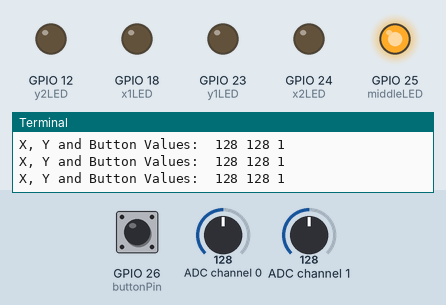
Recording of a program running on a simulated Raspberry Pi (BCM pin numbers). Parts: output pins drawn as LEDs (lit = HIGH), the last lines printed to the terminal. Inputs (shaded band) come from the test bench; at power-on: ADC channel 0 = 128, ADC channel 1 = 128, GPIO 26 (buttonPin) HIGH (analog values on the 0–255 scale).

Above: at 1.2 s.
1.3 s: ADC channel 0 set to 27
2.8 s: ADC channel 0 set to 23
At 3.7 s:
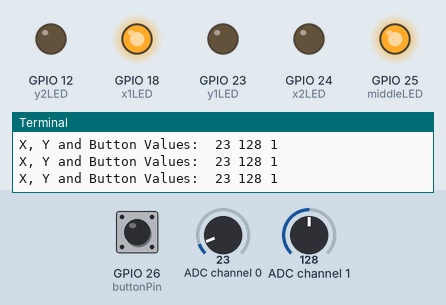
4.3 s: ADC channel 1 set to 27
5.8 s: ADC channel 1 set to 22
At 6.1 s:
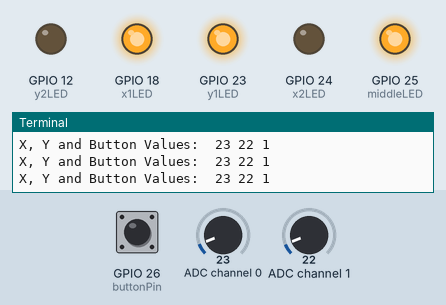
7.3 s: GPIO 26 (buttonPin) pulled LOW for 0.15 s
At 8.1 s:
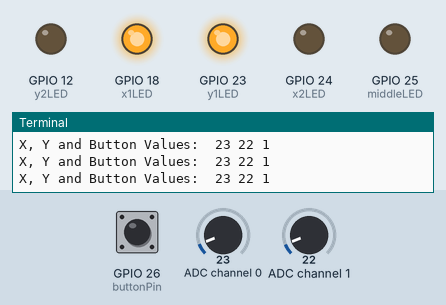
8.9 s: ADC channel 0 set to 28
At 9.8 s:
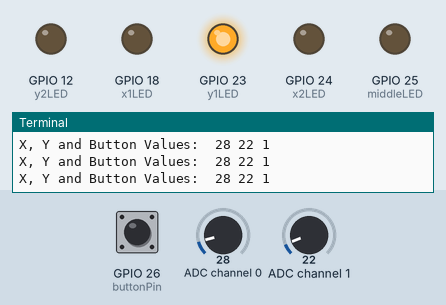
Timing chart, 0 to 11.4 s (numbered marks = the images above; inputs shaded):
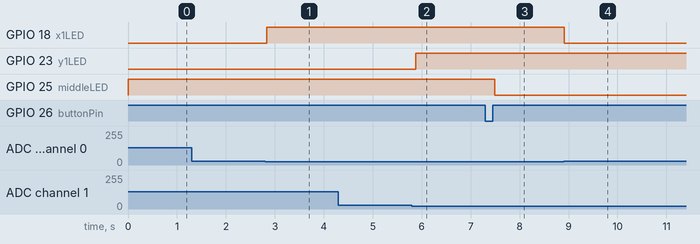

The program:

Joystick_LED_Lights.py
```python
# A program to use joystick to light some LEDs on a raspberry pi.  The LEDs
# are arranged in a cross pattern.  Moving the joystick will light the LED in
# that direction as shown below (y1, y2, x1 or x2LED)

#                      y1LED(yellow)
#
#        x1LED(blue)  middleLED(red)   x2LED(blue)
#
#                      y2LED(yellow)

# middleLED will start on and pressing the button on the joystick
# will switch the middleLED status (ON vs OFF)

# This program will use an analog to digital converter to read the signal
# from the potentiometers in the joystick.
# This version will use the ADS7830, an ADC chip from
# the Freenove Kit for the Raspberry Pi.  It uses the I2C protocol.

# Lori Pfahler
# August 2022

# import modules and setup GPIO pins
import RPi.GPIO as GPIO
from time import sleep
from smbus import SMBus

# functions for ADS7830
# list of addresses for the eight channels on the ADS7830
ads7830_commands = (0x84, 0xc4, 0x94, 0xd4, 0xa4, 0xe4, 0xb4, 0xf4)

# function to read from ADS7830
# From M. Heidenreich code and youtube video on ADS7830
def read_ads7830(input):
    bus.write_byte(0x4b, ads7830_commands[input])
    return bus.read_byte(0x4b)

# Use BCM pin numbers since extender board is labeled in BCM
GPIO.setmode(GPIO.BCM)
delayTime = 0.1

# start an SMBus object
bus = SMBus(1)

# Setup the GPIO pin for the button on the joystick
buttonPin = 26
GPIO.setup(buttonPin, GPIO.IN, pull_up_down = GPIO.PUD_UP)
# variable to keep track of the button value from the previous loop
buttonPrevious = 1
# variable to keep track of whether the middleLED is on or off
middleLEDState = True


# Setup the LED pins
x1LED = 18
x2LED = 24
y1LED = 23
y2LED = 12
middleLED = 25
GPIO.setup(x1LED, GPIO.OUT)
GPIO.setup(x2LED, GPIO.OUT)
GPIO.setup(y1LED, GPIO.OUT)
GPIO.setup(y2LED, GPIO.OUT)
GPIO.setup(middleLED, GPIO.OUT)

# turn middleLED on
GPIO.output(middleLED, True)

# where all the action happens
try:
    while True:
        # Read x signal from channel 0
        xAV = read_ads7830(0)
        # Read y signal from channel 1
        yAV = read_ads7830(1)

        # x joystick direction
        if xAV < 25:
            GPIO.output(x1LED, True)
            GPIO.output(x2LED, False)
        elif xAV > 230:
            GPIO.output(x2LED, True)
            GPIO.output(x1LED, False)
        else:
            GPIO.output(x1LED, False)
            GPIO.output(x2LED, False)

        # y joystick direction
        if yAV < 25:
            GPIO.output(y1LED, True)
            GPIO.output(y2LED, False)
        elif yAV > 230:
            GPIO.output(y2LED, True)
            GPIO.output(y1LED, False)
        else:
            GPIO.output(y1LED, False)
            GPIO.output(y2LED, False)

        # button toggle
        # read the button
        buttonCurrent = GPIO.input(buttonPin)
        # below is the state of the two variables that indicates the
        # button has been pressed AND let go of
        if (buttonPrevious==0 and buttonCurrent==1):
            # determine if the LED is currently on or off
            # switch LEDState to True or False for next button push
            if middleLEDState==False:
                GPIO.output(middleLED, True)
                middleLEDState=True
            else:
                GPIO.output(middleLED, False)
                middleLEDState=False
        # reset buttonPrevious to buttonCurrent for the next loop
        buttonPrevious = buttonCurrent

        # print out values
        print('X, Y and Button Values: ', xAV, yAV, buttonCurrent)
        sleep(delayTime)

except KeyboardInterrupt:
    GPIO.cleanup()
```

Measured:
- the behaviour switches between 25 and 24 on ADC channel 0 (found by bisection; images 0 and 1)
- the behaviour switches between 25 and 24 on ADC channel 1 (found by bisection; images 1 and 2)
- after the input at 2.8 s, GPIO 18 (x1LED): LOW → HIGH at once
- after the input at 5.8 s, GPIO 23 (y1LED): LOW → HIGH after 0.08 s
- after the input at 7.3 s, GPIO 25 (middleLED): HIGH → LOW after 0.20 s
- after the input at 8.9 s, GPIO 18 (x1LED): HIGH → LOW at once
